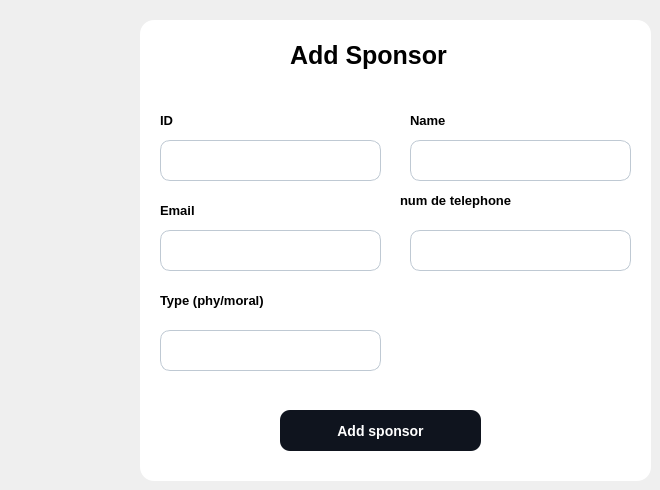
           <widget class="QWidget" name="page_22">
            <widget class="QWidget" name="add_container_7" native="true">
             <property name="geometry">
              <rect>
               <x>140</x>
               <y>20</y>
               <width>511</width>
               <height>461</height>
              </rect>
             </property>
             <property name="styleSheet">
              <string notr="true">
	background-color :white ; 
	border-radius :14px ; 
</string>
             </property>
             <widget class="QLineEdit" name="type_s">
              <property name="geometry">
               <rect>
                <x>20</x>
                <y>310</y>
                <width>221</width>
                <height>41</height>
               </rect>
              </property>
              <property name="styleSheet">
               <string notr="true">	background-color:white ; 
	border-radius:10px ; 
	font-size:13px ; 
	padding-left : 15px ; 
	border:1px solid #BFC9D3 ; </string>
              </property>
             </widget>
             <widget class="QLabel" name="title1_5">
              <property name="geometry">
               <rect>
                <x>150</x>
                <y>20</y>
                <width>201</width>
                <height>31</height>
               </rect>
              </property>
              <property name="styleSheet">
               <string notr="true">
	font-size: 25px ; 
	font-weight:bold ; 
	</string>
              </property>
              <property name="text">
               <string>Add Sponsor</string>
              </property>
             </widget>
             <widget class="QLabel" name="label_62">
              <property name="geometry">
               <rect>
                <x>20</x>
                <y>90</y>
                <width>21</width>
                <height>21</height>
               </rect>
              </property>
              <property name="styleSheet">
               <string notr="true">font-size:13px;
font-weight:bold ; </string>
              </property>
              <property name="text">
               <string>ID</string>
              </property>
             </widget>
             <widget class="QLineEdit" name="num_s">
              <property name="geometry">
               <rect>
                <x>270</x>
                <y>210</y>
                <width>221</width>
                <height>41</height>
               </rect>
              </property>
              <property name="styleSheet">
               <string notr="true">
	background-color:white ; 
	border-radius:10px ; 
	font-size:13px ; 
	padding-left : 15px ; 
	border:1px solid #BFC9D3 ; 
</string>
              </property>
             </widget>
             <widget class="QLabel" name="label_63">
              <property name="geometry">
               <rect>
                <x>20</x>
                <y>270</y>
                <width>141</width>
                <height>21</height>
               </rect>
              </property>
              <property name="styleSheet">
               <string notr="true">font-size:13px;
font-weight:bold ; </string>
              </property>
              <property name="text">
               <string>Type (phy/moral)</string>
              </property>
             </widget>
             <widget class="QLabel" name="label_64">
              <property name="geometry">
               <rect>
                <x>270</x>
                <y>90</y>
                <width>41</width>
                <height>21</height>
               </rect>
              </property>
              <property name="styleSheet">
               <string notr="true">font-size:13px;
font-weight:bold ; </string>
              </property>
              <property name="text">
               <string>Name</string>
              </property>
             </widget>
             <widget class="QPushButton" name="add_spon">
              <property name="geometry">
               <rect>
                <x>140</x>
                <y>390</y>
                <width>201</width>
                <height>41</height>
               </rect>
              </property>
              <property name="cursor">
               <cursorShape>PointingHandCursor</cursorShape>
              </property>
              <property name="styleSheet">
               <string notr="true">#add_spon {
	background-color:#0F141E ; 
	border-radius:10px ; 
	color : white ; 
	font-size:14px ; 
	font-weight:bold; 
}

#add_spon::hover {
	background-color:#4AC7EA ; 
	color:white ; 
}</string>
              </property>
              <property name="text">
               <string>Add sponsor</string>
              </property>
             </widget>
             <widget class="QLineEdit" name="ID_s">
              <property name="geometry">
               <rect>
                <x>20</x>
                <y>120</y>
                <width>221</width>
                <height>41</height>
               </rect>
              </property>
              <property name="styleSheet">
               <string notr="true">
	background-color:white ; 
	border-radius:10px ; 
	font-size:13px ; 
	padding-left : 15px ; 
	border:1px solid #BFC9D3 ; 
</string>
              </property>
             </widget>
             <widget class="QLineEdit" name="name_s">
              <property name="geometry">
               <rect>
                <x>270</x>
                <y>120</y>
                <width>221</width>
                <height>41</height>
               </rect>
              </property>
              <property name="styleSheet">
               <string notr="true">
	background-color:white ; 
	border-radius:10px ; 
	font-size:13px ; 
	padding-left : 15px ; 
	border:1px solid #BFC9D3 ; 
</string>
              </property>
             </widget>
             <widget class="QLineEdit" name="email_s">
              <property name="geometry">
               <rect>
                <x>20</x>
                <y>210</y>
                <width>221</width>
                <height>41</height>
               </rect>
              </property>
              <property name="styleSheet">
               <string notr="true">
	background-color:white ; 
	border-radius:10px ; 
	font-size:13px ; 
	padding-left : 15px ; 
	border:1px solid #BFC9D3 ; 
</string>
              </property>
             </widget>
             <widget class="QLabel" name="label_16">
              <property name="geometry">
               <rect>
                <x>20</x>
                <y>180</y>
                <width>51</width>
                <height>21</height>
               </rect>
              </property>
              <property name="styleSheet">
               <string notr="true">font-size:13px;
font-weight:bold ; </string>
              </property>
              <property name="text">
               <string>Email</string>
              </property>
             </widget>
             <widget class="QLabel" name="label_65">
              <property name="geometry">
               <rect>
                <x>260</x>
                <y>170</y>
                <width>141</width>
                <height>21</height>
               </rect>
              </property>
              <property name="styleSheet">
               <string notr="true">font-size:13px;
font-weight:bold ; </string>
              </property>
              <property name="text">
               <string>num de telephone </string>
              </property>
             </widget>
            </widget>
           </widget>
